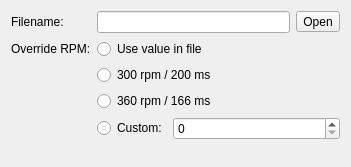
<?xml version="1.0" encoding="UTF-8"?>
<ui version="4.0">
 <class>fluxConfigurationForm</class>
 <widget class="QWidget" name="fluxConfigurationForm">
  <property name="geometry">
   <rect>
    <x>0</x>
    <y>0</y>
    <width>351</width>
    <height>167</height>
   </rect>
  </property>
  <property name="sizePolicy">
   <sizepolicy hsizetype="MinimumExpanding" vsizetype="Preferred">
    <horstretch>0</horstretch>
    <verstretch>0</verstretch>
   </sizepolicy>
  </property>
  <property name="windowTitle">
   <string>Form</string>
  </property>
  <layout class="QFormLayout" name="formLayout">
   <item row="0" column="0">
    <widget class="QLabel" name="label_6">
     <property name="text">
      <string>Filename:</string>
     </property>
    </widget>
   </item>
   <item row="0" column="1">
    <layout class="QHBoxLayout" name="horizontalLayout_2">
     <item>
      <widget class="QLineEdit" name="lineEdit"/>
     </item>
     <item>
      <widget class="QToolButton" name="toolButton_7">
       <property name="text">
        <string>Open</string>
       </property>
       <property name="icon">
        <iconset theme="document-open">
         <normaloff>.</normaloff>.</iconset>
       </property>
       <property name="toolButtonStyle">
        <enum>Qt::ToolButtonFollowStyle</enum>
       </property>
      </widget>
     </item>
    </layout>
   </item>
   <item row="1" column="0">
    <widget class="QLabel" name="label_7">
     <property name="text">
      <string>Override RPM:</string>
     </property>
    </widget>
   </item>
   <item row="1" column="1">
    <widget class="QRadioButton" name="radioButton">
     <property name="text">
      <string>Use value in file</string>
     </property>
     <attribute name="buttonGroup">
      <string notr="true">overrideRpmButtonGroup</string>
     </attribute>
    </widget>
   </item>
   <item row="2" column="1">
    <widget class="QRadioButton" name="radioButton_2">
     <property name="text">
      <string>300 rpm / 200 ms</string>
     </property>
     <attribute name="buttonGroup">
      <string notr="true">overrideRpmButtonGroup</string>
     </attribute>
    </widget>
   </item>
   <item row="3" column="1">
    <widget class="QRadioButton" name="radioButton_3">
     <property name="text">
      <string>360 rpm / 166 ms</string>
     </property>
     <attribute name="buttonGroup">
      <string notr="true">overrideRpmButtonGroup</string>
     </attribute>
    </widget>
   </item>
   <item row="4" column="1">
    <layout class="QHBoxLayout" name="horizontalLayout_3">
     <item>
      <widget class="QRadioButton" name="radioButton_4">
       <property name="text">
        <string>Custom:</string>
       </property>
       <attribute name="buttonGroup">
        <string notr="true">overrideRpmButtonGroup</string>
       </attribute>
      </widget>
     </item>
     <item>
      <widget class="QSpinBox" name="spinBox">
       <property name="sizePolicy">
        <sizepolicy hsizetype="Expanding" vsizetype="Fixed">
         <horstretch>0</horstretch>
         <verstretch>0</verstretch>
        </sizepolicy>
       </property>
      </widget>
     </item>
    </layout>
   </item>
  </layout>
 </widget>
 <resources/>
 <connections/>
 <buttongroups>
  <buttongroup name="overrideRpmButtonGroup"/>
 </buttongroups>
</ui>
